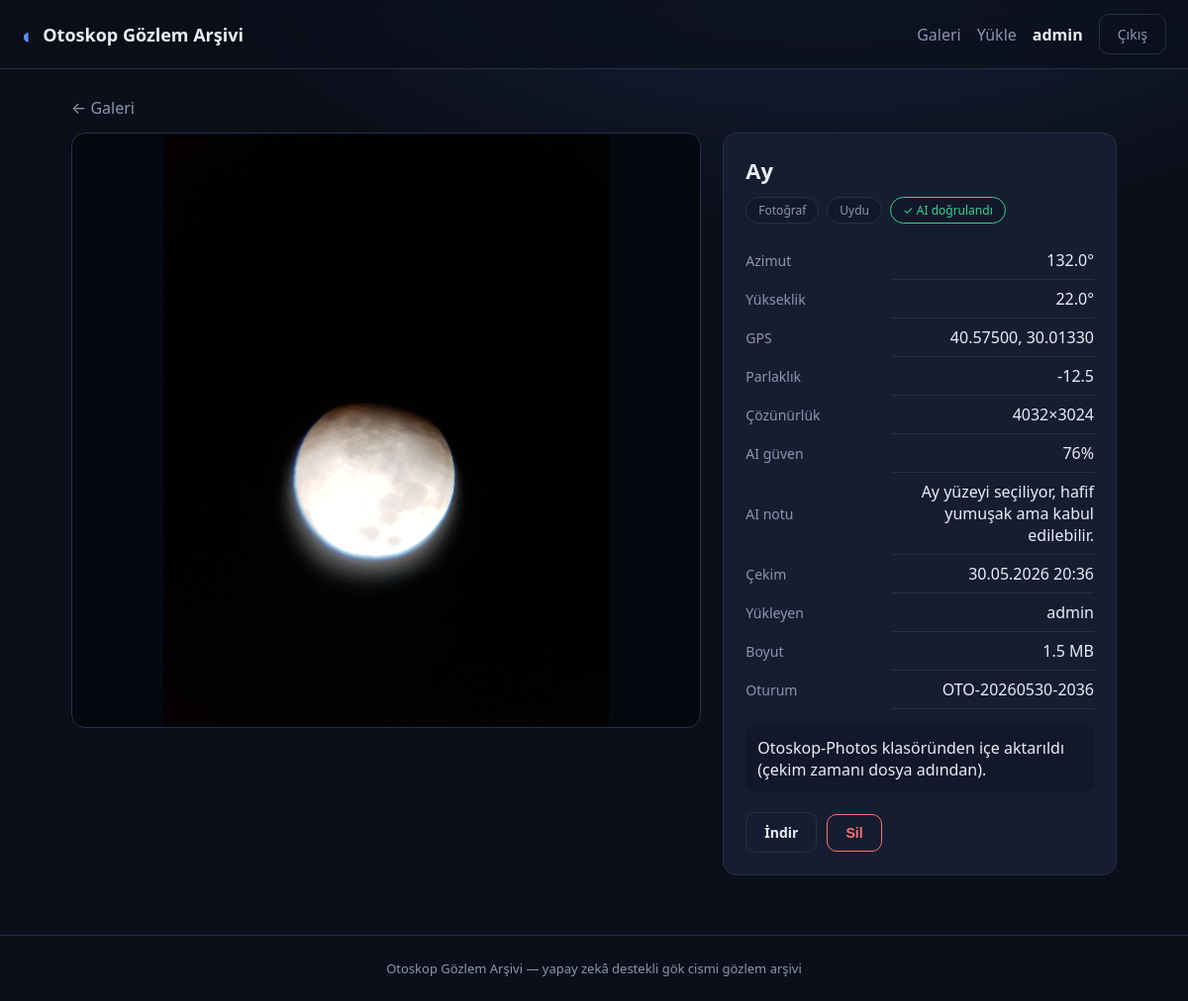
The app's page /media.php?id=3 (signed in) with its own data.
### tables this page shows
CREATE TABLE `users` (
  `id` int(11) NOT NULL AUTO_INCREMENT,
  `username` varchar(50) NOT NULL,
  `email` varchar(190) NOT NULL,
  `password_hash` varchar(255) NOT NULL,
  `role` enum('user','admin') NOT NULL DEFAULT 'user',
  `created_at` datetime NOT NULL DEFAULT current_timestamp(),
  PRIMARY KEY (`id`),
  UNIQUE KEY `username` (`username`),
  UNIQUE KEY `email` (`email`)
);

CREATE TABLE `media` (
  `id` int(11) NOT NULL AUTO_INCREMENT,
  `user_id` int(11) NOT NULL,
  `type` enum('photo','video') NOT NULL,
  `file_name` varchar(255) NOT NULL,
  `original_name` varchar(255) DEFAULT NULL,
  `mime` varchar(100) DEFAULT NULL,
  `file_size` bigint(20) DEFAULT 0,
  `target_name` varchar(120) DEFAULT NULL,
  `object_type` varchar(40) DEFAULT NULL,
  `azimuth` double DEFAULT NULL,
  `altitude` double DEFAULT NULL,
  `gps_lat` double DEFAULT NULL,
  `gps_lon` double DEFAULT NULL,
  `magnitude` double DEFAULT NULL,
  `ai_verified` tinyint(1) DEFAULT 0,
  `ai_confidence` double DEFAULT NULL,
  `ai_message` varchar(255) DEFAULT NULL,
  `width` int(11) DEFAULT NULL,
  `height` int(11) DEFAULT NULL,
  `fps` double DEFAULT NULL,
  `duration_sec` double DEFAULT NULL,
  `session_id` varchar(64) DEFAULT NULL,
  `notes` text DEFAULT NULL,
  `captured_at` datetime DEFAULT NULL,
  `created_at` datetime NOT NULL DEFAULT current_timestamp(),
  PRIMARY KEY (`id`),
  KEY `idx_user` (`user_id`),
  KEY `idx_type` (`type`),
  KEY `idx_target` (`target_name`),
  KEY `idx_captured` (`captured_at`),
  CONSTRAINT `fk_media_user` FOREIGN KEY (`user_id`) REFERENCES `users` (`id`) ON DELETE CASCADE
);

### db.php (called while the page is built, shortened)
<?php
function db(): mysqli
{
    static $conn = null;
    if ($conn instanceof mysqli) {
        return $conn;
    }
    $conn = new mysqli(DB_HOST, DB_USER, DB_PASS, DB_NAME, DB_PORT);
    $conn->set_charset('utf8mb4');
    return $conn;
}

### media.php (the view, shortened to what this page needs)
<?php
require_once __DIR__ . '/lib.php';
$u = require_login();
$id = (int)($_GET['id'] ?? 0);
$stmt = db()->prepare('SELECT m.*, us.username FROM media m JOIN users us ON us.id = m.user_id WHERE m.id = ?');
$stmt->bind_param('i', $id);
$stmt->execute();
$m = $stmt->get_result()->fetch_assoc();
$canDelete = ((int)$m['user_id'] === (int)$u['id']) || $u['role'] === 'admin';
page_header($m['target_name'] ?: 'Medya');
?>
<a class="back" href="gallery.php">← Galeri</a>
<div class="detail">
    <div class="viewer">
        <?php if ($m['type'] === 'photo'): ?>
            <img src="uploads/<?= e($m['file_name']) ?>" alt="<?= e($m['target_name']) ?>">
        <?php else: ?>
            <video src="uploads/<?= e($m['file_name']) ?>" controls preload="metadata"></video>
        <?php endif; ?>
    </div>
    <aside class="meta">
        <h1><?= e($m['target_name'] ?: 'İsimsiz gözlem') ?></h1>
        <div class="tags">
            <span class="tag"><?= $m['type'] === 'photo' ? 'Fotoğraf' : 'Video' ?></span>
            <?php if ($m['object_type']): ?><span class="tag"><?= e($m['object_type']) ?></span><?php endif; ?>
            <?php if ($m['ai_verified']): ?><span class="tag ok">✓ AI doğrulandı</span><?php endif; ?>
        </div>
        <table class="kv">
            <tr><th>Azimut</th><td><?= deg($m['azimuth'] !== null ? (float)$m['azimuth'] : null) ?></td></tr>
            <tr><th>Yükseklik</th><td><?= deg($m['altitude'] !== null ? (float)$m['altitude'] : null) ?></td></tr>
            <tr><th>GPS</th><td><?= $m['gps_lat'] !== null ? e(number_format((float)$m['gps_lat'], 5)) . ', ' . e(number_format((float)$m['gps_lon'], 5)) : '—' ?></td></tr>
            <tr><th>Parlaklık</th><td><?= $m['magnitude'] !== null ? e($m['magnitude']) : '—' ?></td></tr>
            <?php if ($m['type'] === 'video'): ?>
                <tr><th>FPS</th><td><?= $m['fps'] !== null ? e($m['fps']) : '—' ?></td></tr>
                <tr><th>Süre</th><td><?= $m['duration_sec'] !== null ? e($m['duration_sec']) . ' sn' : '—' ?></td></tr>
            <?php else: ?>
                <tr><th>Çözünürlük</th><td><?= $m['width'] ? e($m['width']) . '×' . e($m['height']) : '—' ?></td></tr>
            <?php endif; ?>
            <tr><th>AI güven</th><td><?= $m['ai_confidence'] !== null ? e(round((float)$m['ai_confidence'] * 100)) . '%' : '—' ?></td></tr>
            <?php if ($m['ai_message']): ?><tr><th>AI notu</th><td><?= e($m['ai_message']) ?></td></tr><?php endif; ?>
            <tr><th>Çekim</th><td><?= e(date('d.m.Y H:i', strtotime($m['captured_at']))) ?></td></tr>
            <tr><th>Yükleyen</th><td><?= e($m['username']) ?></td></tr>
            <tr><th>Boyut</th><td><?= human_size((int)$m['file_size']) ?></td></tr>
            <?php if ($m['session_id']): ?><tr><th>Oturum</th><td><?= e($m['session_id']) ?></td></tr><?php endif; ?>
        </table>
        <?php if ($m['notes']): ?>
            <p class="notes"><?= nl2br(e($m['notes'])) ?></p>
        <?php endif; ?>
        <div class="actions">
            <a class="btn-ghost" href="uploads/<?= e($m['file_name']) ?>" download>İndir</a>
            <?php if ($canDelete): ?>
                <form method="post" onsubmit="return confirm('Bu medyayı silmek istediğine emin misin?');">
                    <button class="btn-danger" type="submit">Sil</button>
                </form>
            <?php endif; ?>
        </div>
    </aside>
</div>
<?php page_footer();

### lib.php (shortened to what this page needs)
<?php
require_once __DIR__ . '/db.php';
function e(?string $s): string
{
    return htmlspecialchars((string)$s, ENT_QUOTES, 'UTF-8');
}
function current_user(): ?array
{
    static $cache = null;
    if ($cache !== null) {
        return $cache;
    }
    $stmt = db()->prepare('SELECT id, username, email, role, created_at FROM users WHERE id = ?');
    $stmt->bind_param('i', $_SESSION['uid']);
    $stmt->execute();
    $cache = $stmt->get_result()->fetch_assoc() ?: null;
    return $cache;
}
function require_login(): array
{
    $u = current_user();
    return $u;
}
function human_size(int $bytes): string
{
    $u = ['B', 'KB', 'MB', 'GB'];
    $i = (int)floor(log($bytes, 1024));
    $i = min($i, count($u) - 1);
    return round($bytes / (1024 ** $i), 1) . ' ' . $u[$i];
}
function deg(?float $v): string
{
    return $v === null ? '—' : number_format($v, 1, '.', '') . '°';
}
function page_header(string $title): void
{
    $u = current_user();
    ?>
<!DOCTYPE html>
<html lang="tr">
<head>
    <link rel="stylesheet" href="assets/style.css">
</head>
<body>
<header class="topbar">
    <a class="brand" href="gallery.php">
        <span class="logo">◐</span> <?= e(SITE_NAME) ?>
    </a>
    <nav>
        <?php if ($u): ?>
            <a href="gallery.php">Galeri</a>
            <a href="upload.php">Yükle</a>
            <span class="who"><?= e($u['username']) ?></span>
            <a class="btn-ghost" href="logout.php">Çıkış</a>
        <?php else: ?>
            <a href="login.php">Giriş</a>
            <a class="btn" href="register.php">Kayıt ol</a>
        <?php endif; ?>
    </nav>
</header>
<main class="container">
    <?php
}
function page_footer(): void
{
    ?>
</main>
<footer class="foot">
    <span><?= e(SITE_NAME) ?> — yapay zekâ destekli gök cismi gözlem arşivi</span>
</footer>
</body>
</html>
    <?php
}

### assets/style.css (style rules this page uses)
:root { --bg: #0b0f1a; --bg2: #121829; --card: #161d30; --line: #243049; --text: #e8edf7; --muted: #8a96b0; --accent: #5b8cff; --accent2: #8a6bff; --ok: #34d399; --danger: #f87171; --radius: 14px; }
* { box-sizing: border-box; }
body { margin: 0; font-family: system-ui, -apple-system, "Segoe UI", Roboto, sans-serif; background: radial-gradient(1200px 600px at 70% -10%, #1b2440 0%, var(--bg) 55%) fixed; color: var(--text); min-height: 100vh; }
a { color: var(--accent); text-decoration: none; }
.topbar { display: flex; align-items: center; justify-content: space-between; padding: 14px 22px; background: rgba(11, 15, 26, .7); border-bottom: 1px solid var(--line); backdrop-filter: blur(10px); position: sticky; top: 0; z-index: 10; }
.brand { font-weight: 700; font-size: 18px; color: var(--text); display: flex; gap: 8px; align-items: center; }
.logo { color: var(--accent); font-size: 22px; }
.topbar nav { display: flex; align-items: center; gap: 16px; }
.topbar nav a { color: var(--muted); font-weight: 500; }
.who { color: var(--text); font-weight: 600; }
.container { max-width: 1100px; margin: 0 auto; padding: 28px 22px 60px; }
.btn, .btn-ghost, .btn-danger { display: inline-block; padding: 10px 18px; border-radius: 10px; font-weight: 600; cursor: pointer; border: 1px solid transparent; font-size: 14px; transition: .15s; text-align: center; }
.btn-ghost { background: transparent; border-color: var(--line); color: var(--text); }
.btn-danger { background: transparent; border-color: var(--danger); color: var(--danger); }
.back { display: inline-block; margin-bottom: 14px; color: var(--muted); }
.detail { display: grid; grid-template-columns: 1.6fr 1fr; gap: 22px; align-items: start; }
.viewer { background: #05080f; border: 1px solid var(--line); border-radius: var(--radius); overflow: hidden; }
.viewer img, .viewer video { width: 100%; display: block; max-height: 75vh; object-fit: contain; }
.meta { background: var(--card); border: 1px solid var(--line); border-radius: var(--radius); padding: 22px; }
.meta h1 { margin: 0 0 12px; font-size: 22px; }
.tags { display: flex; flex-wrap: wrap; gap: 8px; margin-bottom: 18px; }
.tag { background: var(--bg2); border: 1px solid var(--line); border-radius: 20px; padding: 4px 12px; font-size: 12px; color: var(--muted); }
.tag.ok { color: var(--ok); border-color: var(--ok); }
.kv { width: 100%; border-collapse: collapse; }
.kv th { text-align: left; color: var(--muted); font-weight: 500; padding: 8px 0; width: 42%; font-size: 14px; }
.kv td { text-align: right; padding: 8px 0; border-bottom: 1px solid var(--line); font-variant-numeric: tabular-nums; }
.notes { margin-top: 16px; color: var(--text); background: var(--bg2); padding: 12px; border-radius: 10px; }
.actions { display: flex; gap: 10px; margin-top: 20px; align-items: center; }
.actions form { margin: 0; }
.foot { text-align: center; color: var(--muted); padding: 24px; border-top: 1px solid var(--line); font-size: 13px; }

### records on screen
users: username "admin"
media: file_name (picture), target_name "Ay", object_type "Uydu", azimuth "132.0°", altitude "22.0°", gps_lat "40.57500", gps_lon "30.01330", magnitude "-12.5", width "4032", height "3024", (float)$m['ai_confidence']*100 "76", ai_message "Ay yüzeyi seçiliyor, hafif yumuşak ama kabul edilebilir.", captured_at "30.05.2026 20:36", user.username "admin", file_size "1.5 MB", session "OTO-20260530-2036", notes "Otoskop-Photos klasöründen içe aktarıldı (çekim zamanı dosya adından)."

### other values on screen
SITE_NAME "Otoskop Gözlem Arşivi"
